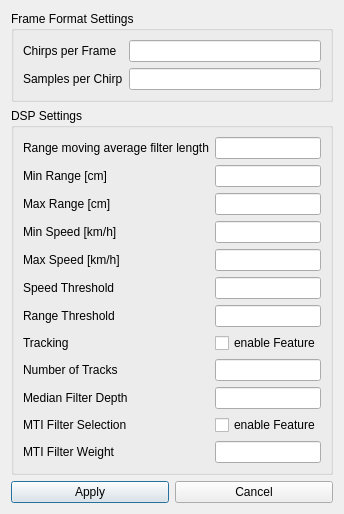
<?xml version="1.0" encoding="UTF-8"?>
<ui version="4.0">
 <class>Settings</class>
 <widget class="QDialog" name="Settings">
  <property name="geometry">
   <rect>
    <x>0</x>
    <y>0</y>
    <width>325</width>
    <height>477</height>
   </rect>
  </property>
  <property name="windowTitle">
   <string>Settings</string>
  </property>
  <property name="windowIcon">
   <iconset resource="../../../resources.qrc">
    <normaloff>:/resources/icons/settings.ico</normaloff>:/resources/icons/settings.ico</iconset>
  </property>
  <layout class="QVBoxLayout" name="verticalLayout_2">
   <item>
    <widget class="QGroupBox" name="group_frame_format_settings">
     <property name="title">
      <string>Frame Format Settings</string>
     </property>
     <layout class="QGridLayout" name="gridLayout_2">
      <item row="0" column="0">
       <widget class="QLabel" name="lbl_chirps_per_frame">
        <property name="text">
         <string>Chirps per Frame</string>
        </property>
       </widget>
      </item>
      <item row="0" column="1">
       <widget class="QLineEdit" name="txt_chirps_per_frame">
        <property name="toolTip">
         <string>[1, 64]</string>
        </property>
       </widget>
      </item>
      <item row="1" column="0">
       <widget class="QLabel" name="lbl_samples_per_chirp">
        <property name="text">
         <string>Samples per Chirp</string>
        </property>
       </widget>
      </item>
      <item row="1" column="1">
       <widget class="QLineEdit" name="txt_samples_per_chirp">
        <property name="toolTip">
         <string>[32, 64, 128, 256]</string>
        </property>
       </widget>
      </item>
     </layout>
    </widget>
   </item>
   <item>
    <widget class="QGroupBox" name="group_dsp_settings">
     <property name="title">
      <string>DSP Settings</string>
     </property>
     <layout class="QFormLayout" name="formLayout">
      <item row="0" column="0">
       <widget class="QLabel" name="lbl_range_moving_average">
        <property name="text">
         <string>Range moving average filter length</string>
        </property>
       </widget>
      </item>
      <item row="0" column="1">
       <widget class="QLineEdit" name="txt_range_moving_average">
        <property name="toolTip">
         <string>[0, 4999]</string>
        </property>
       </widget>
      </item>
      <item row="1" column="0">
       <widget class="QLabel" name="lbl_min_range">
        <property name="text">
         <string>Min Range [cm]</string>
        </property>
       </widget>
      </item>
      <item row="1" column="1">
       <widget class="QLineEdit" name="txt_min_range">
        <property name="toolTip">
         <string>[0, 4999]</string>
        </property>
       </widget>
      </item>
      <item row="2" column="0">
       <widget class="QLabel" name="lbl_max_range">
        <property name="text">
         <string>Max Range [cm]</string>
        </property>
       </widget>
      </item>
      <item row="2" column="1">
       <widget class="QLineEdit" name="txt_max_range">
        <property name="toolTip">
         <string>[1, 5000]</string>
        </property>
       </widget>
      </item>
      <item row="3" column="0">
       <widget class="QLabel" name="lbl_min_speed">
        <property name="text">
         <string>Min Speed [km/h]</string>
        </property>
       </widget>
      </item>
      <item row="3" column="1">
       <widget class="QLineEdit" name="txt_min_speed">
        <property name="toolTip">
         <string>[0, 65534]</string>
        </property>
       </widget>
      </item>
      <item row="4" column="0">
       <widget class="QLabel" name="lbl_max_speed">
        <property name="text">
         <string>Max Speed [km/h]</string>
        </property>
       </widget>
      </item>
      <item row="4" column="1">
       <widget class="QLineEdit" name="txt_max_speed">
        <property name="toolTip">
         <string>[1, 65535]</string>
        </property>
       </widget>
      </item>
      <item row="5" column="0">
       <widget class="QLabel" name="lbl_speed_threshold">
        <property name="text">
         <string>Speed Threshold</string>
        </property>
       </widget>
      </item>
      <item row="5" column="1">
       <widget class="QLineEdit" name="txt_speed_threshold">
        <property name="toolTip">
         <string>[0, 1000]</string>
        </property>
       </widget>
      </item>
      <item row="6" column="0">
       <widget class="QLabel" name="lbl_range_threshold">
        <property name="text">
         <string>Range Threshold</string>
        </property>
       </widget>
      </item>
      <item row="6" column="1">
       <widget class="QLineEdit" name="txt_range_threshold">
        <property name="toolTip">
         <string>[0, 1000]</string>
        </property>
       </widget>
      </item>
      <item row="7" column="0">
       <widget class="QLabel" name="lbl_tracking">
        <property name="text">
         <string>Tracking</string>
        </property>
       </widget>
      </item>
      <item row="7" column="1">
       <widget class="QCheckBox" name="check_tracking">
        <property name="text">
         <string>enable Feature</string>
        </property>
       </widget>
      </item>
      <item row="8" column="0">
       <widget class="QLabel" name="lbl_number_of_tracks">
        <property name="text">
         <string>Number of Tracks</string>
        </property>
       </widget>
      </item>
      <item row="8" column="1">
       <widget class="QLineEdit" name="txt_number_of_track">
        <property name="toolTip">
         <string>[1, 2, 3, 4, 5]</string>
        </property>
       </widget>
      </item>
      <item row="9" column="0">
       <widget class="QLabel" name="lbl_median_filter_depth">
        <property name="text">
         <string>Median Filter Depth</string>
        </property>
       </widget>
      </item>
      <item row="9" column="1">
       <widget class="QLineEdit" name="txt_median_filter_depth">
        <property name="toolTip">
         <string>[1, 3, 5, 7, 9, 11, 13]</string>
        </property>
       </widget>
      </item>
      <item row="10" column="0">
       <widget class="QLabel" name="lbl_mti_filter_selection">
        <property name="text">
         <string>MTI Filter Selection</string>
        </property>
       </widget>
      </item>
      <item row="10" column="1">
       <widget class="QCheckBox" name="check_mti_filter_selection">
        <property name="text">
         <string>enable Feature</string>
        </property>
       </widget>
      </item>
      <item row="11" column="0">
       <widget class="QLabel" name="lbl_mti_filter_weight">
        <property name="text">
         <string>MTI Filter Weight</string>
        </property>
       </widget>
      </item>
      <item row="11" column="1">
       <widget class="QLineEdit" name="txt_mti_filter_weight">
        <property name="toolTip">
         <string>[1, 999]</string>
        </property>
       </widget>
      </item>
     </layout>
    </widget>
   </item>
   <item>
    <layout class="QHBoxLayout" name="horizontalLayout">
     <item>
      <widget class="QPushButton" name="btn_apply">
       <property name="text">
        <string>Apply</string>
       </property>
      </widget>
     </item>
     <item>
      <widget class="QPushButton" name="btn_cancel">
       <property name="text">
        <string>Cancel</string>
       </property>
      </widget>
     </item>
    </layout>
   </item>
  </layout>
 </widget>
 <resources>
  <include location="../../../resources.qrc"/>
 </resources>
 <connections/>
</ui>
